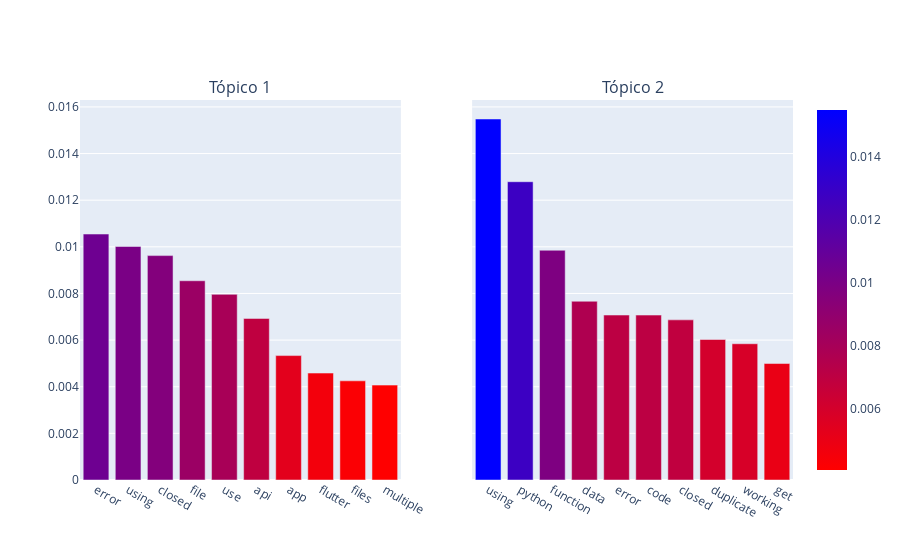

Notebook code for this chart:
### Code cell
lda_top = lda.show_topics(formatted=False)

fig = make_subplots(rows=1, cols=2, shared_yaxes=True, subplot_titles=('Tópico 1', 'Tópico 2'))

for i in range(2):
    topico = lda_top[i][1]
    topico.sort(key=lambda x: x[1], reverse=True)

    palavra = list(zip(*topico))[0]
    score = list(zip(*topico))[1]
    
    fig.add_trace(go.Bar(x=palavra, y=score,
                         marker=dict(color=score, coloraxis="coloraxis")), 1, i+1)
    
fig.update_layout(coloraxis=dict(colorscale='Bluered_r'), showlegend=False)
fig.show()

### Figure 1 — Plotly figure (JSON) as saved in the notebook; plotly's stock layout.template omitted (floating-point values rounded to 4 significant figures)
{"data": [{"marker": {"color": [0.01055, 0.01001, 0.009623, 0.008545, 0.007962, 0.006929, 0.005336, 0.004586, 0.004253, 0.004069], "coloraxis": "coloraxis"}, "type": "bar", "x": ["error", "using", "closed", "file", "use", "api", "app", "flutter", "files", "multiple"], "xaxis": "x", "y": [0.01055, 0.01001, 0.009623, 0.008545, 0.007962, 0.006929, 0.005336, 0.004586, 0.004253, 0.004069], "yaxis": "y"}, {"marker": {"color": [0.01548, 0.01279, 0.009854, 0.007666, 0.007074, 0.007073, 0.006867, 0.006025, 0.005843, 0.004995], "coloraxis": "coloraxis"}, "type": "bar", "x": ["using", "python", "function", "data", "error", "code", "closed", "duplicate", "working", "get"], "xaxis": "x2", "y": [0.01548, 0.01279, 0.009854, 0.007666, 0.007074, 0.007073, 0.006867, 0.006025, 0.005843, 0.004995], "yaxis": "y2"}], "layout": {"annotations": [{"font": {"size": 16}, "showarrow": false, "text": "Tópico 1", "x": 0.225, "xanchor": "center", "xref": "paper", "y": 1, "yanchor": "bottom", "yref": "paper"}, {"font": {"size": 16}, "showarrow": false, "text": "Tópico 2", "x": 0.775, "xanchor": "center", "xref": "paper", "y": 1, "yanchor": "bottom", "yref": "paper"}], "coloraxis": {"colorscale": [[0, "rgb(255,0,0)"], [1, "rgb(0,0,255)"]]}, "showlegend": false, "xaxis": {"anchor": "y", "domain": [0, 0.45]}, "xaxis2": {"anchor": "y2", "domain": [0.55, 1]}, "yaxis": {"anchor": "x", "domain": [0, 1]}, "yaxis2": {"anchor": "x2", "domain": [0, 1], "matches": "y", "showticklabels": false}}}
